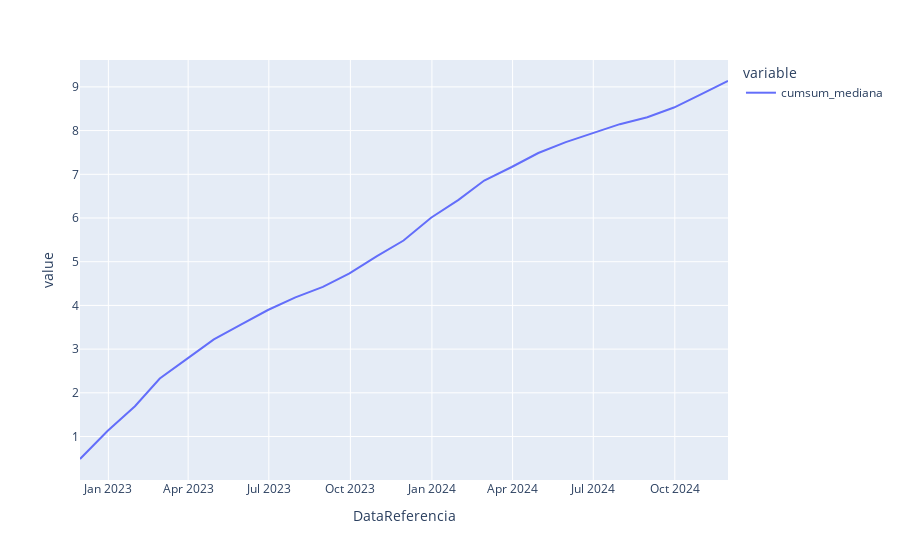

Notebook code cell kept with this figure:
### Code cell
# Gráfico iterativo utilizando o plotly
fig=px.line(df_ipca_ultima,x=df_ipca_ultima.index,y=['cumsum_mediana'])
# Gerando arquivo com o resultado
# plotly.offline.plot(fig, show_link = True,filename=f'./output/tx_desocupacao_forcast.html')
fig.show()

### Figure 1 — Plotly figure (JSON) as saved in the notebook; plotly's stock layout.template omitted (floating-point values rounded to 4 significant figures)
{"data": [{"hovertemplate": "variable=cumsum_mediana<br>DataReferencia=%{x}<br>value=%{y}<extra></extra>", "legendgroup": "cumsum_mediana", "line": {"color": "#636efa", "dash": "solid"}, "marker": {"symbol": "circle"}, "mode": "lines", "name": "cumsum_mediana", "orientation": "v", "showlegend": true, "type": "scatter", "x": ["2022-11-30", "2022-12-31", "2023-01-31", "2023-02-28", "2023-03-31", "2023-04-30", "2023-05-31", "2023-06-30", "2023-07-31", "2023-08-31", "2023-09-30", "2023-10-31", "2023-11-30", "2023-12-31", "2024-01-31", "2024-02-29", "2024-03-31", "2024-04-30", "2024-05-31", "2024-06-30", "2024-07-31", "2024-08-31", "2024-09-30", "2024-10-31", "2024-11-30"], "xaxis": "x", "y": [0.4858, 1.127, 1.692, 2.327, 2.782, 3.222, 3.565, 3.895, 4.185, 4.425, 4.732, 5.13, 5.485, 6.007, 6.416, 6.857, 7.167, 7.487, 7.737, 7.947, 8.147, 8.307, 8.527, 8.835, 9.135], "yaxis": "y"}], "layout": {"legend": {"title": {"text": "variable"}, "tracegroupgap": 0}, "margin": {"t": 60}, "xaxis": {"anchor": "y", "domain": [0, 1], "title": {"text": "DataReferencia"}}, "yaxis": {"anchor": "x", "domain": [0, 1], "title": {"text": "value"}}}}
